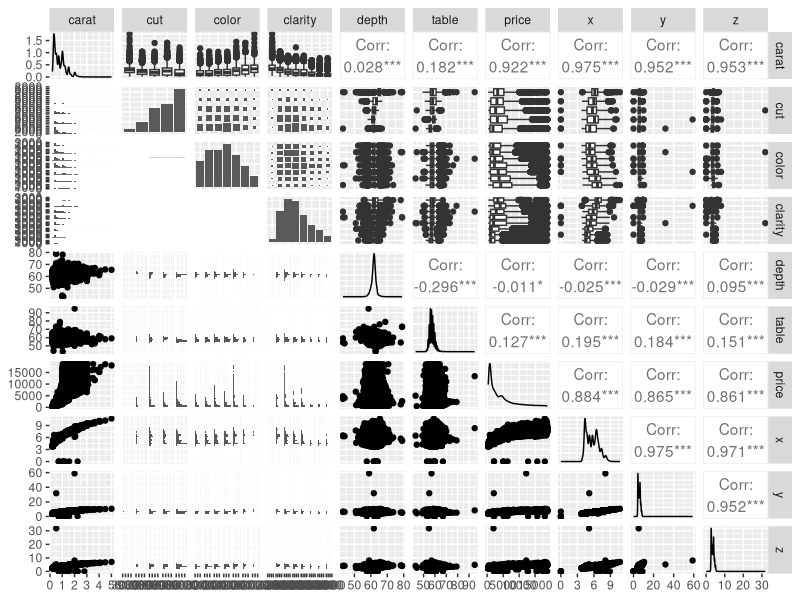
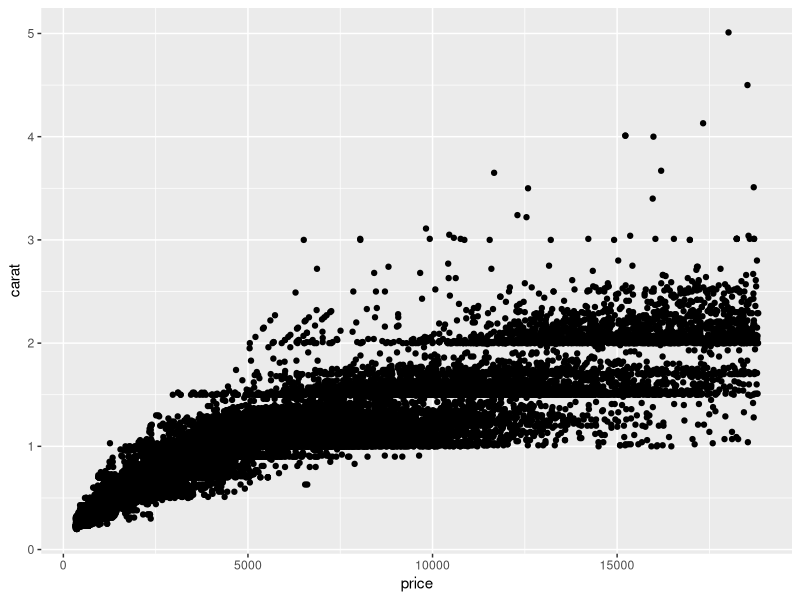
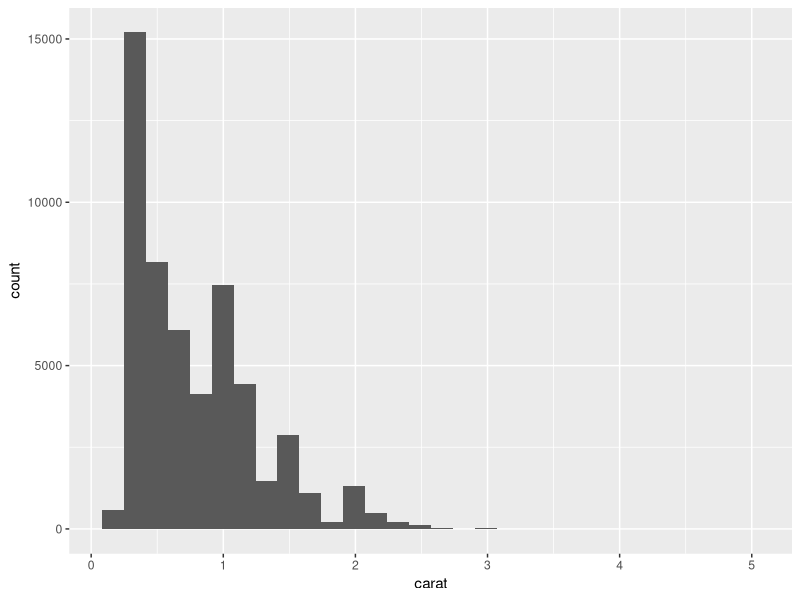
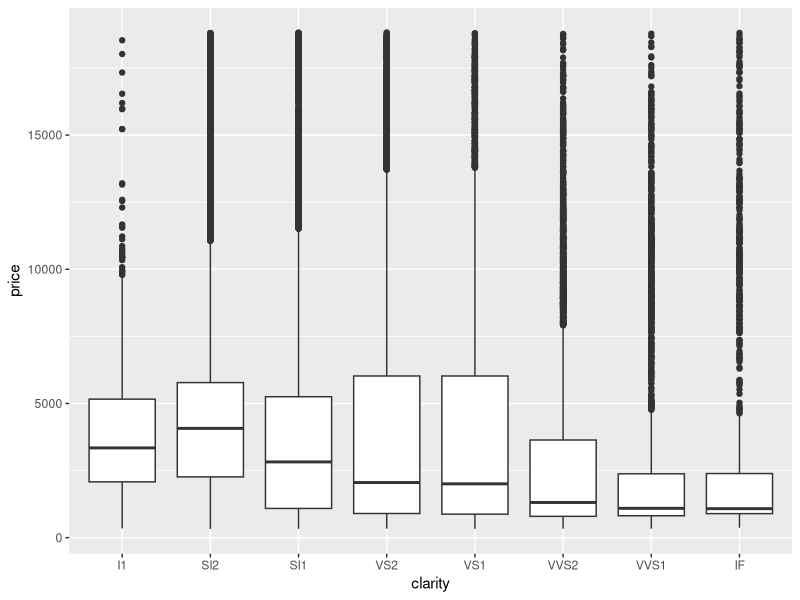

Recreate these plots in R, in order.
## ---- chunk 1
library(tidyverse)
library(skimr)
library(GGally)
## ---- chunk 2
names(diamonds)

dim(diamonds)

summary(diamonds)

head(diamonds)

tail(diamonds)

skimr::skim(diamonds)
## ---- chunk 3
GGally::ggpairs(data = diamonds)

ggplot(data = diamonds, aes(x = price, y = carat)) +
  geom_point()

ggplot(data = diamonds, aes(x = carat)) +
  geom_histogram() 

ggplot(data = diamonds, aes(x = clarity, y = price)) +
  geom_boxplot()
